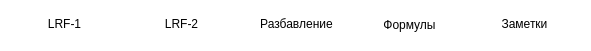
  <widget class="QWidget" name="widget_4" native="true">
   <property name="geometry">
    <rect>
     <x>170</x>
     <y>10</y>
     <width>591</width>
     <height>51</height>
    </rect>
   </property>
   <property name="styleSheet">
    <string notr="true">background-color: rgb(255, 255, 255);
</string>
   </property>
   <widget class="QWidget" name="layoutWidget">
    <property name="geometry">
     <rect>
      <x>9</x>
      <y>9</y>
      <width>571</width>
      <height>31</height>
     </rect>
    </property>
    <layout class="QHBoxLayout" name="horizontalLayout_12">
     <item>
      <widget class="QPushButton" name="pushButton">
       <property name="font">
        <font>
         <pointsize>-1</pointsize>
        </font>
       </property>
       <property name="styleSheet">
        <string notr="true">QPushButton {
    background-color: white;
    color: black;
    border: none; /* Убираем обводку */
    border-radius: 5px; /* Оставляем закругление углов */
    padding: 0; /* Убираем паддинг, чтобы текст помещался */
    width: 110px; /* Задаем фиксированную ширину */
    height: 24px; /* Задаем фиксированную высоту */
    font-size: 12px; /* Устанавливаем размер шрифта для текста */
}

QPushButton:hover {
    background-color: #b0b0b0;
    color: white;
}

QPushButton:pressed {
    background-color: black;
    color: white;
}</string>
       </property>
       <property name="text">
        <string>LRF-1</string>
       </property>
       <property name="icon">
        <iconset>
         <normaloff>../../../Downloads/fire.svg</normaloff>../../../Downloads/fire.svg</iconset>
       </property>
      </widget>
     </item>
     <item>
      <widget class="QPushButton" name="pushButton_2">
       <property name="font">
        <font>
         <pointsize>-1</pointsize>
        </font>
       </property>
       <property name="styleSheet">
        <string notr="true">QPushButton {
    background-color: white;
    color: black;
    border: none; 
    border-radius: 5px; 
    padding: 0; 
    width: 110px; 
    height: 24px; 
    font-size: 12px; 
}

QPushButton:hover {
    background-color: #b0b0b0;
    color: white;
}

QPushButton:pressed {
    background-color: black;
    color: white;
}</string>
       </property>
       <property name="text">
        <string>LRF-2</string>
       </property>
       <property name="icon">
        <iconset>
         <normaloff>../../../Downloads/fire.svg</normaloff>../../../Downloads/fire.svg</iconset>
       </property>
      </widget>
     </item>
     <item>
      <widget class="QPushButton" name="pushButton_3">
       <property name="minimumSize">
        <size>
         <width>107</width>
         <height>0</height>
        </size>
       </property>
       <property name="maximumSize">
        <size>
         <width>107</width>
         <height>16777215</height>
        </size>
       </property>
       <property name="font">
        <font>
         <pointsize>-1</pointsize>
        </font>
       </property>
       <property name="styleSheet">
        <string notr="true">QPushButton {
    background-color: white;
    color: black;
    border: none; /* Убираем обводку */
    border-radius: 5px; /* Оставляем закругление углов */
    padding: 0; /* Убираем паддинг, чтобы текст помещался */
    width: 110px; /* Задаем фиксированную ширину */
    height: 24px; /* Задаем фиксированную высоту */
    font-size: 12px; /* Устанавливаем размер шрифта для текста */
}

QPushButton:hover {
    background-color: #b0b0b0;
    color: white;
}

QPushButton:pressed {
    background-color: black;
    color: white;
}</string>
       </property>
       <property name="text">
        <string>Разбавление</string>
       </property>
       <property name="icon">
        <iconset>
         <normaloff>../../../Downloads/bucket.svg</normaloff>../../../Downloads/bucket.svg</iconset>
       </property>
      </widget>
     </item>
     <item>
      <widget class="QPushButton" name="pushButton_4">
       <property name="maximumSize">
        <size>
         <width>107</width>
         <height>40</height>
        </size>
       </property>
       <property name="font">
        <font>
         <pointsize>-1</pointsize>
        </font>
       </property>
       <property name="styleSheet">
        <string notr="true">QPushButton {
    background-color: white;
    color: black;
    border: none; /* Убираем обводку */
    border-radius: 5px; /* Оставляем закругление углов */
    padding: 0; /* Убираем паддинг, чтобы текст помещался */
    width: 110px; /* Задаем фиксированную ширину */
    height: 24px; /* Задаем фиксированную высоту */
    font-size: 12px; /* Устанавливаем размер шрифта для текста */
}

QPushButton:hover {
    background-color: #b0b0b0;
    color: white;
}

QPushButton:pressed {
    background-color: black;
    color: white;
}</string>
       </property>
       <property name="text">
        <string>Формулы</string>
       </property>
       <property name="icon">
        <iconset>
         <normaloff>../../../Downloads/atom.svg</normaloff>../../../Downloads/atom.svg</iconset>
       </property>
      </widget>
     </item>
     <item>
      <widget class="QPushButton" name="pushButton_5">
       <property name="font">
        <font>
         <pointsize>-1</pointsize>
        </font>
       </property>
       <property name="styleSheet">
        <string notr="true">QPushButton {
    background-color: white;
    color: black;
    border: none; /* Убираем обводку */
    border-radius: 5px; /* Оставляем закругление углов */
    padding: 0; /* Убираем паддинг, чтобы текст помещался */
    width: 110px; /* Задаем фиксированную ширину */
    height: 24px; /* Задаем фиксированную высоту */
    font-size: 12px; /* Устанавливаем размер шрифта для текста */
}

QPushButton:hover {
    background-color: #b0b0b0;
    color: white;
}

QPushButton:pressed {
    background-color: black;
    color: white;
}</string>
       </property>
       <property name="text">
        <string>Заметки</string>
       </property>
       <property name="icon">
        <iconset>
         <normaloff>../../../Downloads/note.svg</normaloff>../../../Downloads/note.svg</iconset>
       </property>
      </widget>
     </item>
    </layout>
   </widget>
  </widget>
